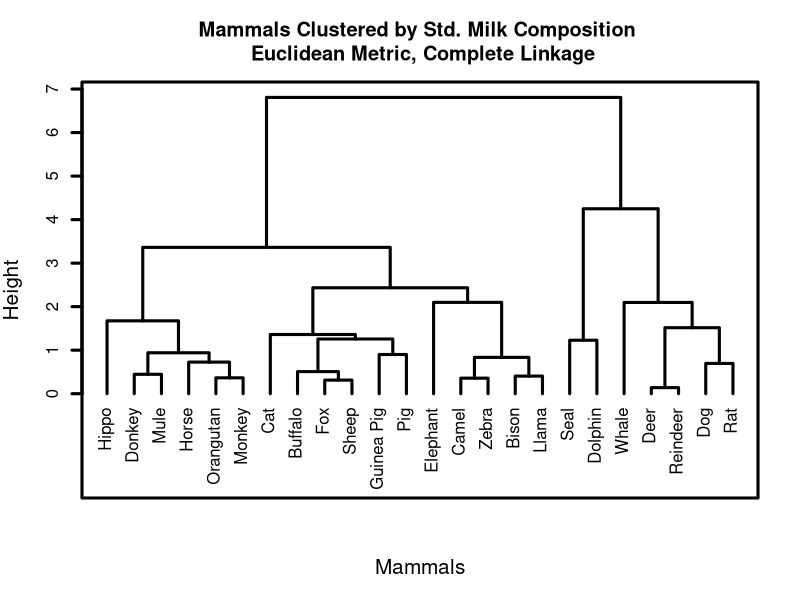
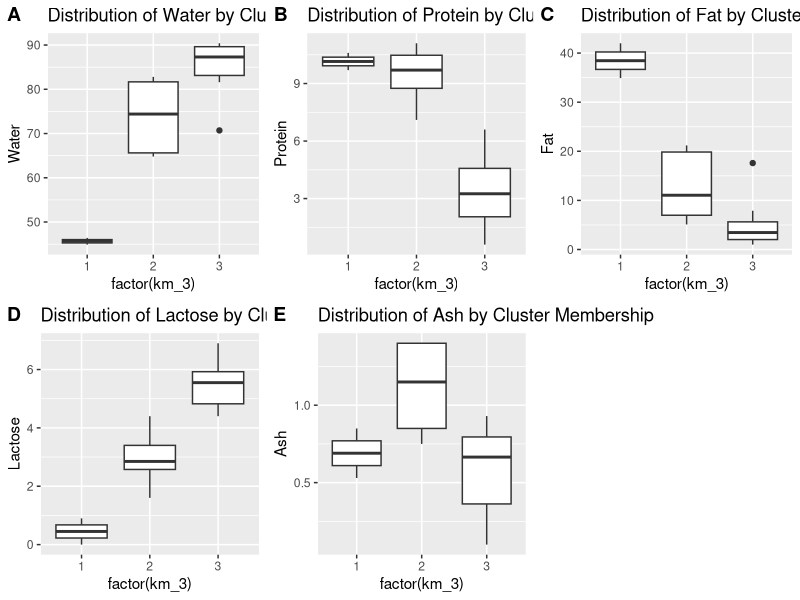
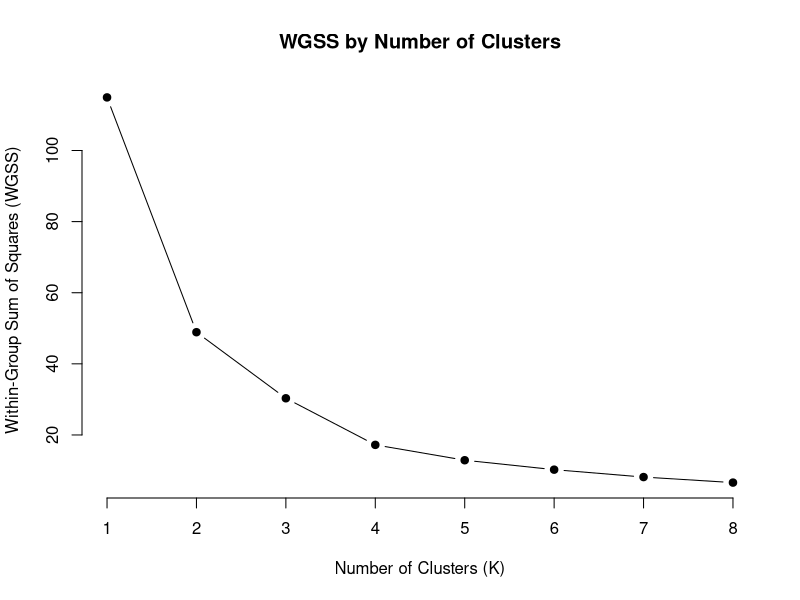

Write the R code that produced these figures, in order.
## ---- chunk 1
knitr::opts_chunk$set(warning=FALSE, message=FALSE)
## ---- chunk 2
library(tidyverse)
Mammals_Milk<-read.csv("Milk_Composition.csv",header=T,row.names=1)
head(Mammals_Milk)
## ---- chunk 3
summary_mammal_milk <- summary(Mammals_Milk)
summary_mammal_milk
## ---- chunk 4
Mammals_Milk_Std<-round(scale(Mammals_Milk),2)
head(Mammals_Milk_Std)
## ---- chunk 5
hclust_result <- hclust(dist(Mammals_Milk_Std), method = "complete")
plot(hclust_result, main = "Mammals Clustered by Std. Milk Composition \n Euclidean Metric, Complete Linkage",
     sub = "", xlab = "Mammals", cex.lab = 1.25, hang = -1, frame.plot = TRUE, labels = rownames(Mammals_Milk_Std), lwd = 3)
## ---- chunk 6
set.seed(125)

# K-means clustering for k=3
MMilk_km_3 <- kmeans(Mammals_Milk_Std, centers = 3, nstart = 100)
Mammals_Milk$km_3 <- MMilk_km_3$cluster

# K-means clustering for k=4
MMilk_km_4 <- kmeans(Mammals_Milk_Std, centers = 4, nstart = 100)
Mammals_Milk$km_4 <- MMilk_km_4$cluster

sorted_table_km3 <- arrange(Mammals_Milk, km_3)
print(sorted_table_km3)

sorted_table_km4 <- arrange(Mammals_Milk, km_4)
print(sorted_table_km4)
## ---- chunk 7
MMilk_Agg_K3 <- Mammals_Milk %>%
  group_by(km_3) %>%
  summarize(Count = n(),
            Mean_Water = round(mean(Water), 2),
            Mean_Protein = round(mean(Protein), 2),
            Mean_Fat = round(mean(Fat), 2),
            Mean_Lactose = round(mean(Lactose), 2),
            Mean_Ash = round(mean(Ash), 2))

MMilk_Agg_K4 <- Mammals_Milk %>%
  group_by(km_4) %>%
  summarize(Count = n(),
            Mean_Water = round(mean(Water), 2),
            Mean_Protein = round(mean(Protein), 2),
            Mean_Fat = round(mean(Fat), 2),
            Mean_Lactose = round(mean(Lactose), 2),
            Mean_Ash = round(mean(Ash), 2))

print(MMilk_Agg_K3)
print(MMilk_Agg_K4)
## ---- chunk 8
library(ggplot2)
library(cowplot)
#require(cowplot)

graph1 <- ggplot(Mammals_Milk, aes(factor(km_3), Water)) + geom_boxplot() + 
          labs(title = "Distribution of Water by Cluster Membership")
graph2 <- ggplot(Mammals_Milk, aes(factor(km_3), Protein)) + geom_boxplot() + 
          labs(title = "Distribution of Protein by Cluster Membership")
graph3 <- ggplot(Mammals_Milk, aes(factor(km_3), Fat)) + geom_boxplot() + 
          labs(title = "Distribution of Fat by Cluster Membership")
graph4 <- ggplot(Mammals_Milk, aes(factor(km_3), Lactose)) + geom_boxplot() + 
          labs(title = "Distribution of Lactose by Cluster Membership")
graph5 <- ggplot(Mammals_Milk, aes(factor(km_3), Ash)) + geom_boxplot() + 
          labs(title = "Distribution of Ash by Cluster Membership")

plot_grid(graph1, graph2, graph3, graph4, graph5, labels = "AUTO")
## ---- chunk 9
set.seed(125)

wgss_values <- c()

for (k in 1:8) {
  km <- kmeans(Mammals_Milk_Std, centers = k, nstart = 50)
  wgss_values <- c(wgss_values, km$tot.withinss)
}

plot(1:8, wgss_values, type = "b", pch = 19, frame = FALSE, 
     xlab = "Number of Clusters (K)", ylab = "Within-Group Sum of Squares (WGSS)",
     main = "WGSS by Number of Clusters")


#The elbow plot suggests 4 clusters. Compared to the dendrogram in Question 2, the elbow plot can give an indication of the optimal number of clusters. When the elbow method suggests a specific number of clusters that align with the number of clusters observed or shown in the dendrogram, it reinforces the optimal choice. Also, dendrogram in question 2, there is an option for larger group to be classified into sub-group by moving the horizontal line. On the other hand for the elbow plot, it shows the optimal number of clusters which matches with the number of clusters observed in the dendrogram. 

